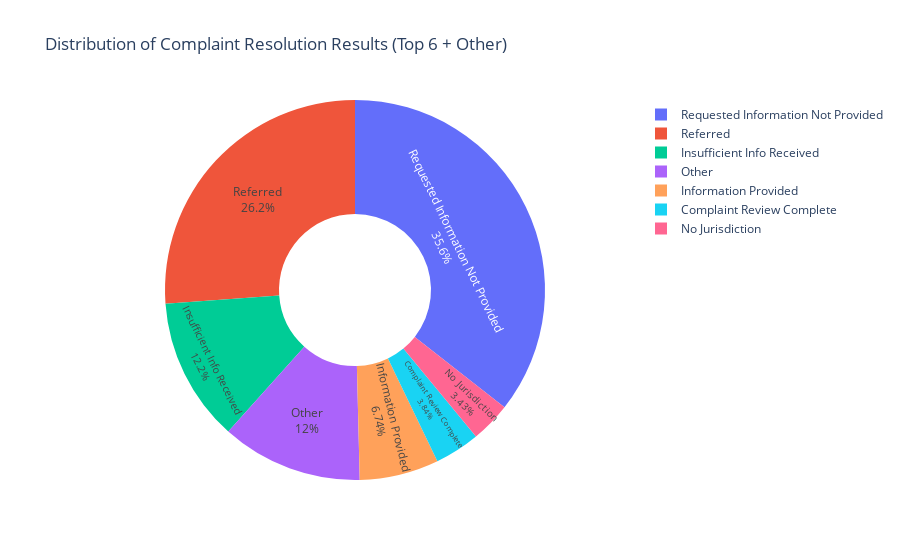

Notebook code for this chart:
### Code cell
import pandas as pd
import plotly.express as px
import plotly.graph_objects as go

# Load the cleaned complaint dataset
df = pd.read_csv('/Users/carinayan/Downloads/dcwp_complaints_project/data/cleaned_consumer_complaints.csv')

# Count the occurrences of each complaint resolution result
result_counts = df['Result'].value_counts()

# Keep only the top 6 most common results; group the rest into "Other"
top_n = 6
top_results = result_counts.iloc[:top_n]         # Top 6 categories
other_count = result_counts.iloc[top_n:].sum()   # Combine remaining categories into "Other"

# Combine the top results with the "Other" group into one DataFrame
summary_df = pd.concat([top_results, pd.Series({'Other': other_count})]).reset_index()
summary_df.columns = ['Result', 'Count']  # Rename columns

# Create a donut pie chart using Plotly Express
fig = px.pie(
    summary_df,
    names='Result',         # Category labels for each slice
    values='Count',         # Values for each slice
    title='Distribution of Complaint Resolution Results (Top 6 + Other)',  # Chart title
    hole=0.4                # Creates a donut-style chart with a center hole
)

# Enhance label appearance: show percentage and category inside each slice
fig.update_traces(textposition='inside', textinfo='percent+label')

# Display the chart
fig.show()

### Figure 1 — Plotly figure (JSON) as saved in the notebook; plotly's stock layout.template omitted (floating-point values rounded to 4 significant figures)
{"data": [{"domain": {"x": [0, 1], "y": [0, 1]}, "hole": 0.4, "hovertemplate": "Result=%{label}<br>Count=%{value}<extra></extra>", "labels": ["Requested Information Not Provided", "Referred", "Insufficient Info Received", "Information Provided", "Complaint Review Complete", "No Jurisdiction", "Other"], "legendgroup": "", "name": "", "showlegend": true, "textinfo": "percent+label", "textposition": "inside", "type": "pie", "values": [4934, 3626, 1695, 935, 533, 475, 1666]}], "layout": {"legend": {"tracegroupgap": 0}, "title": {"text": "Distribution of Complaint Resolution Results (Top 6 + Other)"}}}
